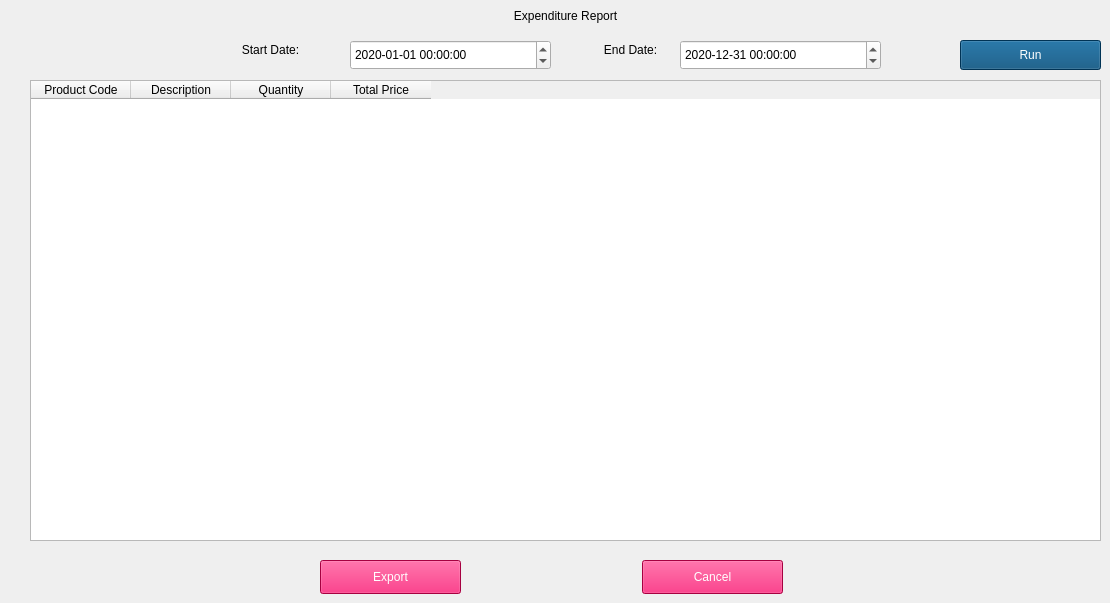
        <widget class="QWidget" name="ExpenditureReportTable">
         <widget class="QPushButton" name="ExpenditureRepExportButton">
          <property name="geometry">
           <rect>
            <x>320</x>
            <y>560</y>
            <width>141</width>
            <height>34</height>
           </rect>
          </property>
          <property name="styleSheet">
           <string notr="true">background-color: rgb(232, 0, 90);
font: 12pt &quot;Verdana&quot;;
color: rgb(255, 255, 255);
</string>
          </property>
          <property name="text">
           <string>Export</string>
          </property>
         </widget>
         <widget class="QPushButton" name="ExpenditureRepCancelButton">
          <property name="geometry">
           <rect>
            <x>642</x>
            <y>560</y>
            <width>141</width>
            <height>34</height>
           </rect>
          </property>
          <property name="styleSheet">
           <string notr="true">background-color: rgb(232, 0, 90);
font: 12pt &quot;Verdana&quot;;
color: rgb(255, 255, 255);
</string>
          </property>
          <property name="text">
           <string>Cancel</string>
          </property>
         </widget>
         <widget class="QTableWidget" name="ExpenditureRepTable">
          <property name="geometry">
           <rect>
            <x>30</x>
            <y>80</y>
            <width>1071</width>
            <height>461</height>
           </rect>
          </property>
          <property name="styleSheet">
           <string notr="true">font: 8pt &quot;Verdana&quot;;</string>
          </property>
          <property name="editTriggers">
           <set>QAbstractItemView::NoEditTriggers</set>
          </property>
          <property name="sortingEnabled">
           <bool>true</bool>
          </property>
          <column>
           <property name="text">
            <string>Product Code</string>
           </property>
          </column>
          <column>
           <property name="text">
            <string>Description</string>
           </property>
          </column>
          <column>
           <property name="text">
            <string>Quantity</string>
           </property>
          </column>
          <column>
           <property name="text">
            <string>Total Price</string>
           </property>
          </column>
         </widget>
         <widget class="QLabel" name="ExpenditureRepTitle">
          <property name="geometry">
           <rect>
            <x>250</x>
            <y>0</y>
            <width>631</width>
            <height>31</height>
           </rect>
          </property>
          <property name="styleSheet">
           <string notr="true">color: rgb(0, 0, 0);
font: 75 16pt &quot;Verdana&quot;;</string>
          </property>
          <property name="text">
           <string>Expenditure Report</string>
          </property>
          <property name="alignment">
           <set>Qt::AlignCenter</set>
          </property>
         </widget>
         <widget class="QLabel" name="ExpenditureRepStartDateLabel">
          <property name="geometry">
           <rect>
            <x>210</x>
            <y>40</y>
            <width>121</width>
            <height>20</height>
           </rect>
          </property>
          <property name="styleSheet">
           <string notr="true">font: 12pt &quot;Verdana&quot;;</string>
          </property>
          <property name="text">
           <string>Start Date:</string>
          </property>
          <property name="alignment">
           <set>Qt::AlignCenter</set>
          </property>
         </widget>
         <widget class="QDateTimeEdit" name="ExpenditureRepStartDateDateTimeEdit">
          <property name="geometry">
           <rect>
            <x>350</x>
            <y>40</y>
            <width>201</width>
            <height>30</height>
           </rect>
          </property>
          <property name="styleSheet">
           <string notr="true">font: 8pt &quot;Verdana&quot;;</string>
          </property>
          <property name="date">
           <date>
            <year>2020</year>
            <month>1</month>
            <day>1</day>
           </date>
          </property>
          <property name="displayFormat">
           <string>yyyy-MM-dd HH:mm:ss</string>
          </property>
         </widget>
         <widget class="QLabel" name="ExpenditureRepEndDateLabel">
          <property name="geometry">
           <rect>
            <x>570</x>
            <y>40</y>
            <width>121</width>
            <height>20</height>
           </rect>
          </property>
          <property name="styleSheet">
           <string notr="true">font: 12pt &quot;Verdana&quot;;</string>
          </property>
          <property name="text">
           <string>End Date:</string>
          </property>
          <property name="alignment">
           <set>Qt::AlignCenter</set>
          </property>
         </widget>
         <widget class="QDateTimeEdit" name="ExpenditureRepEndDateDateTimeEdit">
          <property name="geometry">
           <rect>
            <x>680</x>
            <y>40</y>
            <width>201</width>
            <height>30</height>
           </rect>
          </property>
          <property name="styleSheet">
           <string notr="true">font: 8pt &quot;Verdana&quot;;</string>
          </property>
          <property name="date">
           <date>
            <year>2020</year>
            <month>12</month>
            <day>31</day>
           </date>
          </property>
          <property name="displayFormat">
           <string>yyyy-MM-dd HH:mm:ss</string>
          </property>
         </widget>
         <widget class="QPushButton" name="ExpenditureRepRunButton">
          <property name="geometry">
           <rect>
            <x>960</x>
            <y>40</y>
            <width>141</width>
            <height>30</height>
           </rect>
          </property>
          <property name="styleSheet">
           <string notr="true">background-color: rgb(0, 72, 119);
font: 12pt &quot;Verdana&quot;;
color: rgb(255, 255, 255);</string>
          </property>
          <property name="text">
           <string>Run</string>
          </property>
         </widget>
        </widget>
